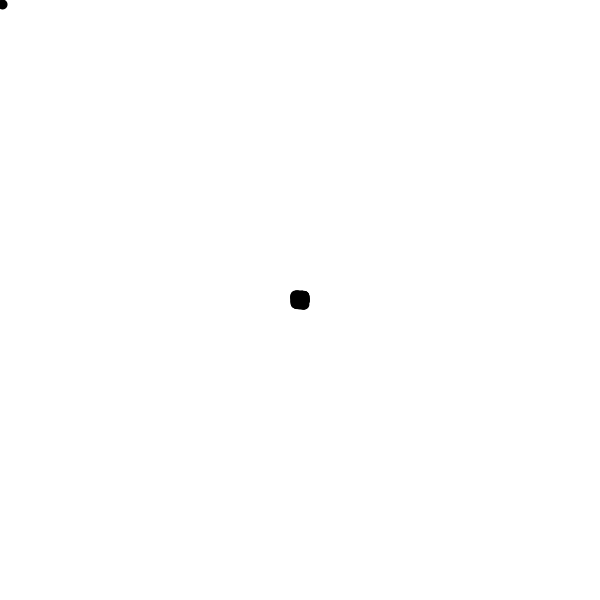
Frame 1 (no input)
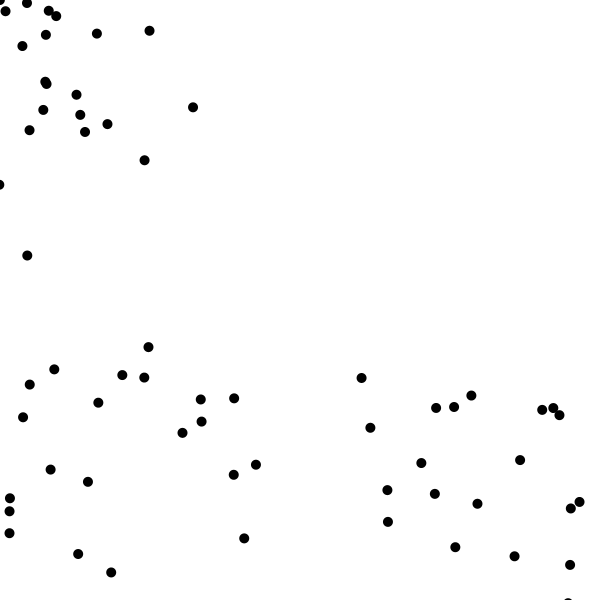
Frame 60 (the mouse pressed at the canvas centre just before this capture)
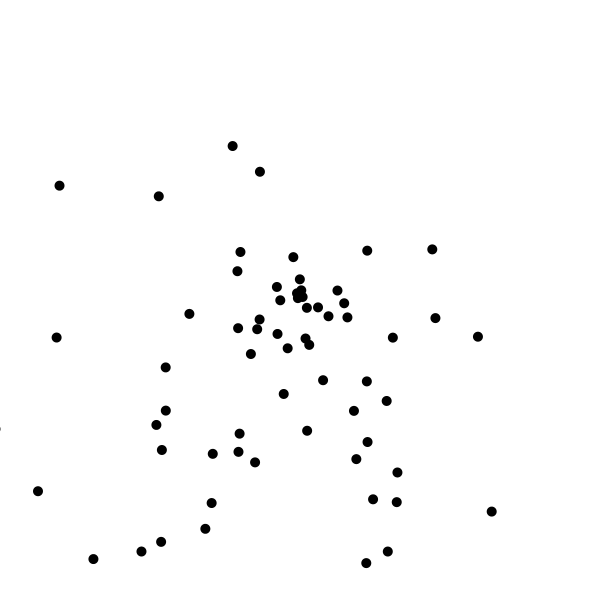
Frame 120 (the mouse held since frame 60 and released just before this capture)

The Processing sketch that drew these frames (run headless with seeded random() and noise(); from frame 60 on, the mouse is pressed at the canvas centre):

// Processing sketch: vla_agents_emitter
// ── vla_agents_emitter.pde
// 可変長配列でエージェント100体（勝手に増える）

// エージェントの位置を覚えておくための配列
FloatList xs;
FloatList ys;
// 速度用の配列
FloatList vxs;
FloatList vys;

void setup() {
  size(600, 600);
  noStroke();
  fill(0);

  // 可変長配列を初期化
  xs = new FloatList();
  ys = new FloatList();
  vxs = new FloatList();
  vys = new FloatList();

  // エージェントの初期位置を設定
  for (int i = 0; i < 100; i++) {
    xs.append(width / 2);
    ys.append(height / 2);

    // 速度もランダムに設定
    vxs.append(random(-5, 5));
    vys.append(random(-5, 5));
  }
}

void draw() {
  background(255);

  // 新たなエージェントを追加
  xs.append(mouseX);
  ys.append(mouseY);
  // 速度もランダムに設定
  vxs.append(random(-5, 5));
  vys.append(random(-5, 5));

  // ループ変数 i を 0 から個数ぶんまで増やしていく
  // ＝すべてのエージェントについて処理する
  for (int i = 0; i < xs.size(); i++) {
    // i番目のエージェントに重力を加える
    vys.add(i, 0.2);

    // i番目のエージェントの位置をずらす
    xs.add(i, vxs.get(i));
    ys.add(i, vys.get(i));

    // i番目のエージェントを描く
    ellipse(xs.get(i), ys.get(i), 10, 10);
  }
}
